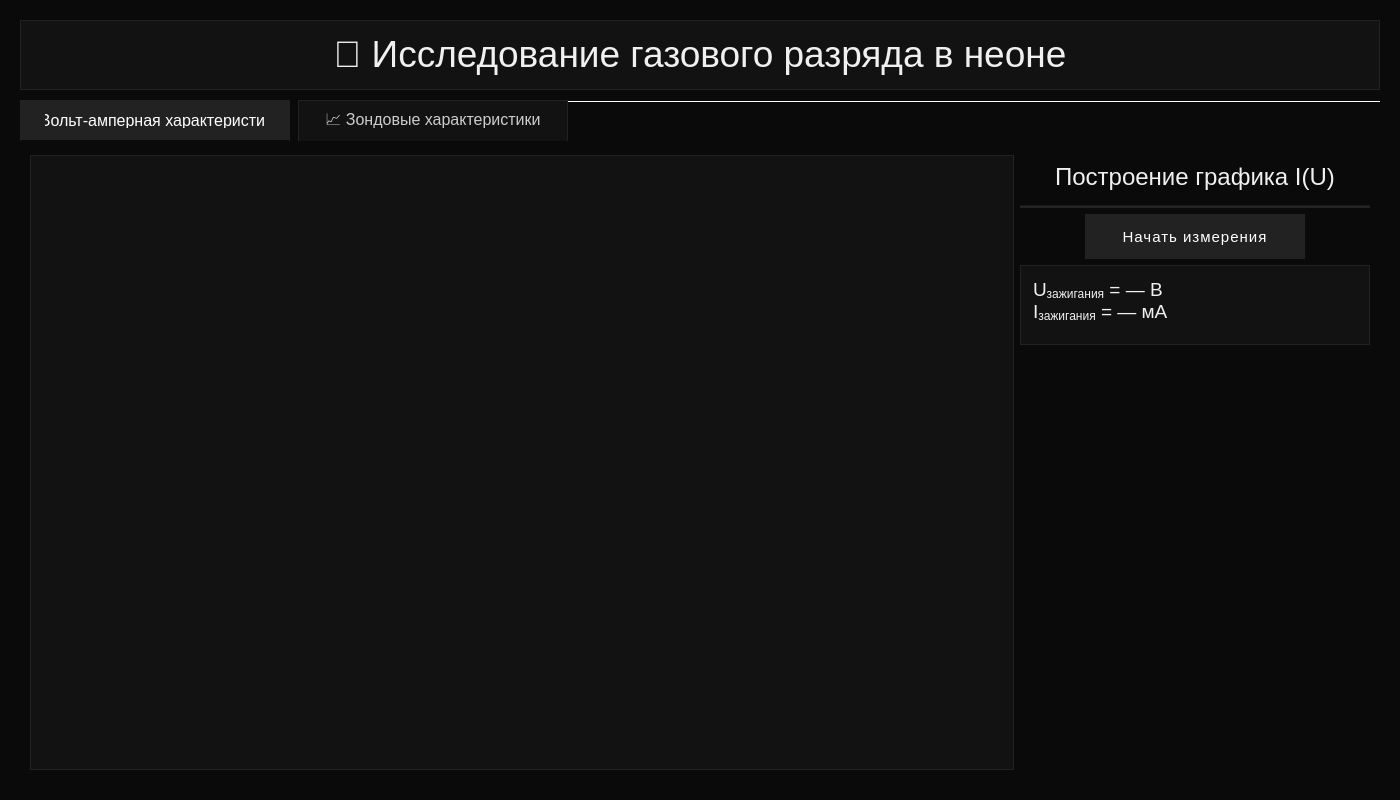
<?xml version="1.0" encoding="UTF-8"?>
<ui version="4.0">
 <class>Widget</class>
 <widget class="QWidget" name="Widget">
  <property name="geometry">
   <rect>
    <x>0</x>
    <y>0</y>
    <width>1400</width>
    <height>800</height>
   </rect>
  </property>
  <property name="windowTitle">
   <string>Лабораторная работа: Исследование газового разряда</string>
  </property>
  <property name="styleSheet">
   <string notr="true">QWidget {
    background-color: #0A0A0A;
    color: #F0F0F0;
    font-family: 'Segoe UI';
    font-size: 10pt;
}
QTextBrowser {
    background-color: #121212;
    border: 1px solid #222222;
    color: #F0F0F0;
    padding: 8px;
    font-size: 11pt;
}
QTabWidget::pane {
    border: 1px solid #222222;
    background-color: #0A0A0A;
    margin-top: 4px;
}
QTabWidget::tab-bar {
    alignment: center;
}
QTabBar::tab {
    background-color: #121212;
    border: 1px solid #222222;
    border-bottom: none;
    padding: 12px 24px;
    margin-right: 8px;
    font-size: 12pt;
    color: #CCCCCC;
    min-width: 220px;
}
QTabBar::tab:selected {
    background-color: #222222;
    color: #FFFFFF;
    font-weight: normal;
    border: 1px solid #222222;
    border-bottom: 1px solid #0A0A0A;
}
QTabBar::tab:hover {
    background-color: #1A1A1A;
}
QPushButton {
    background-color: #222222;
    color: #FFFFFF;
    border: 1px solid #222222;
    padding: 10px 20px;
    font-weight: normal;
    font-size: 11pt;
    text-transform: uppercase;
    letter-spacing: 1px;
}
QPushButton:hover {
    background-color: #333333;
}
QLabel {
    color: #F0F0F0;
    font-weight: normal;
    font-size: 12pt;
}
QDoubleSpinBox {
    background-color: #121212;
    color: #F0F0F0;
    border: 1px solid #222222;
    padding: 4px 6px;
    font-size: 12pt;
    min-height: 36px;
}
QDoubleSpinBox::up-button, QDoubleSpinBox::down-button {
    width: 18px;
    background-color: #1A1A1A;
    border-left: 1px solid #222222;
}
QDoubleSpinBox::up-button:hover, QDoubleSpinBox::down-button:hover {
    background-color: #2A2A2A;
}
QTableWidget {
    background-color: #121212;
    color: #F0F0F0;
    gridline-color: #1A1A1A;
    border: 1px solid #222222;
}
QTableWidget QHeaderView::section {
    background-color: #121212;
    color: #CCCCCC;
    padding: 6px;
    border: 1px solid #222222;
    font-weight: normal;
}
QFrame#line, QFrame#line_iu {
    background-color: #222222;
    max-height: 1px;
    min-height: 1px;
}</string>
  </property>
  <widget class="QTextBrowser" name="textBrowser">
   <property name="geometry">
    <rect>
     <x>20</x>
     <y>20</y>
     <width>1360</width>
     <height>70</height>
    </rect>
   </property>
   <property name="html">
    <string>&lt;!DOCTYPE HTML PUBLIC &quot;-//W3C//DTD HTML 4.0//EN&quot; &quot;http://www.w3.org/TR/REC-html40/strict.dtd&quot;&gt;
&lt;html&gt;&lt;head&gt;&lt;meta name=&quot;qrichtext&quot; content=&quot;1&quot; /&gt;&lt;meta charset=&quot;utf-8&quot; /&gt;&lt;style type=&quot;text/css&quot;&gt;
p, li { white-space: pre-wrap; }
hr { height: 1px; border-width: 0; }
li.unchecked::marker { content: &quot;\2610&quot;; }
li.checked::marker { content: &quot;\2612&quot;; }
&lt;/style&gt;&lt;/head&gt;&lt;body style=&quot; font-family:'Segoe UI'; font-size:10pt; font-weight:400; font-style:normal;&quot;&gt;
&lt;p align=&quot;center&quot; style=&quot; margin-top:12px; margin-bottom:12px; margin-left:0px; margin-right:0px; -qt-block-indent:0; text-indent:0px;&quot;&gt;&lt;span style=&quot; font-family:'Georgia'; font-size:28pt; font-weight:400; color:#F0F0F0;&quot;&gt;🔬 Исследование газового разряда в неоне&lt;/span&gt;&lt;/p&gt;&lt;/body&gt;&lt;/html&gt;</string>
   </property>
  </widget>

  <!-- Вкладки -->
  <widget class="QTabWidget" name="tabWidget">
   <property name="geometry">
    <rect>
     <x>20</x>
     <y>100</y>
     <width>1360</width>
     <height>680</height>
    </rect>
   </property>
   <property name="currentIndex">
    <number>0</number>
   </property>
   <property name="documentMode">
    <bool>true</bool>
   </property>

   <!-- Вкладка 1: График I(U) -->
   <widget class="QWidget" name="tab_iu">
    <attribute name="title">
     <string>⚡Вольт-амперная характеристика</string>
    </attribute>
    <layout class="QHBoxLayout" name="horizontalLayout_2">
     <!-- Левая часть: ТОЛЬКО таблица -->
     <item>
      <widget class="QTableWidget" name="table_points_iu">
       <property name="editTriggers">
        <set>QAbstractItemView::NoEditTriggers</set>
       </property>
       <property name="selectionBehavior">
        <enum>QAbstractItemView::SelectRows</enum>
       </property>
       <property name="sizePolicy">
        <sizepolicy hsizetype="Expanding" vsizetype="Expanding">
         <horstretch>0</horstretch>
         <verstretch>1</verstretch>
        </sizepolicy>
       </property>
      </widget>
     </item>

     <!-- Правая панель: управление -->
     <item>
      <layout class="QVBoxLayout" name="controlPanelLayout_IU">
       <!-- Заголовок -->
       <item>
        <widget class="QLabel" name="label_graphTitle_IU">
         <property name="text">
          <string>Построение графика I(U)</string>
         </property>
         <property name="alignment">
          <set>Qt::AlignCenter</set>
         </property>
         <property name="styleSheet">
          <string notr="true">font-size: 18pt; font-weight: normal; color: #F0F0F0; padding: 8px;</string>
         </property>
        </widget>
       </item>
       <item>
        <widget class="Line" name="line_iu">
         <property name="orientation">
          <enum>Qt::Horizontal</enum>
         </property>
        </widget>
       </item>

       <!-- Кнопка -->
       <item alignment="Qt::AlignCenter">
        <widget class="QPushButton" name="startButton_IU">
         <property name="text">
          <string>Начать измерения</string>
         </property>
         <property name="minimumSize">
          <size>
           <width>220</width>
           <height>45</height>
          </size>
         </property>
        </widget>
       </item>

       <!-- Поле U/I зажигания -->
       <item>
        <widget class="QTextBrowser" name="textBrowser_U_I_zag">
         <property name="minimumSize">
          <size>
           <width>350</width>
           <height>80</height>
          </size>
         </property>
         <property name="maximumSize">
          <size>
           <width>350</width>
           <height>80</height>
          </size>
         </property>
         <property name="styleSheet">
          <string notr="true">background-color: #121212;
border: 1px solid #222222;
color: #F0F0F0;
font-size: 14pt;
font-weight: normal;
padding: 8px;</string>
         </property>
         <property name="html">
          <string>&lt;html&gt;&lt;head/&gt;&lt;body&gt;&lt;p&gt;U&lt;sub&gt;зажигания&lt;/sub&gt; = — В&lt;br&gt;I&lt;sub&gt;зажигания&lt;/sub&gt; = — мА&lt;/p&gt;&lt;/body&gt;&lt;/html&gt;</string>
         </property>
         <property name="verticalScrollBarPolicy">
          <enum>Qt::ScrollBarAlwaysOff</enum>
         </property>
         <property name="horizontalScrollBarPolicy">
          <enum>Qt::ScrollBarAlwaysOff</enum>
         </property>
        </widget>
       </item>

       <item>
        <spacer name="verticalSpacer_IU">
         <property name="orientation">
          <enum>Qt::Vertical</enum>
         </property>
         <property name="sizeHint" stdset="0">
          <size>
           <width>20</width>
           <height>40</height>
          </size>
         </property>
        </spacer>
       </item>
      </layout>
     </item>
    </layout>
   </widget>

   <!-- Вкладка 2: ВАХ зонда -->
   <widget class="QWidget" name="tab_2">
    <attribute name="title">
     <string>📈 Зондовые характеристики</string>
    </attribute>
    <layout class="QHBoxLayout" name="horizontalLayout_tab2">
     <!-- Левая панель: таблицы -->
     <item>
      <layout class="QVBoxLayout" name="leftPanelLayout">
       <!-- Верхняя таблица -->
       <item>
        <widget class="QTableWidget" name="table_points">
         <property name="editTriggers">
          <set>QAbstractItemView::NoEditTriggers</set>
         </property>
         <property name="selectionBehavior">
          <enum>QAbstractItemView::SelectRows</enum>
         </property>
         <property name="sizePolicy">
          <sizepolicy hsizetype="Expanding" vsizetype="Expanding">
           <horstretch>0</horstretch>
           <verstretch>1</verstretch>
          </sizepolicy>
         </property>
        </widget>
       </item>

       <!-- Заполнитель -->
       <item>
        <spacer name="verticalSpacerTop">
         <property name="orientation">
          <enum>Qt::Vertical</enum>
         </property>
         <property name="sizeType">
          <enum>QSizePolicy::Expanding</enum>
         </property>
         <property name="sizeHint" stdset="0">
          <size>
           <width>20</width>
           <height>0</height>
          </size>
         </property>
        </spacer>
       </item>

       <!-- Заголовок: "Параметры плазмы" -->
       <item>
        <widget class="QLabel" name="label_probe_params">
         <property name="text">
          <string>Параметры плазмы</string>
         </property>
         <property name="alignment">
          <set>Qt::AlignCenter</set>
         </property>
         <property name="styleSheet">
          <string notr="true">font-size: 14pt; font-weight: normal; color: #F0F0F0; padding: 6px; background-color: #121212; border: 1px solid #222222;</string>
         </property>
         <property name="maximumHeight">
          <number>40</number>
         </property>
        </widget>
       </item>

       <!-- Нижняя таблица -->
       <item>
        <widget class="QTableWidget" name="table_params">
         <property name="editTriggers">
          <set>QAbstractItemView::NoEditTriggers</set>
         </property>
         <property name="selectionBehavior">
          <enum>QAbstractItemView::SelectRows</enum>
         </property>
         <property name="sizeAdjustPolicy">
          <enum>QAbstractScrollArea::AdjustToContents</enum>
         </property>
         <property name="sizePolicy">
          <sizepolicy hsizetype="Expanding" vsizetype="Minimum">
           <horstretch>0</horstretch>
           <verstretch>0</verstretch>
          </sizepolicy>
         </property>
        </widget>
       </item>
      </layout>
     </item>

     <!-- Правая панель: управление -->
     <item>
      <layout class="QVBoxLayout" name="controlPanelLayout">
       <item>
        <widget class="QLabel" name="label_graphTitle">
         <property name="text">
          <string>Построение графика I(U)
для зонда</string>
         </property>
         <property name="alignment">
          <set>Qt::AlignCenter</set>
         </property>
         <property name="styleSheet">
          <string notr="true">font-size: 18pt; font-weight: normal; color: #F0F0F0; padding: 12px 8px;</string>
         </property>
        </widget>
       </item>
       <item>
        <widget class="Line" name="line">
         <property name="orientation">
          <enum>Qt::Horizontal</enum>
         </property>
        </widget>
       </item>

       <!-- Ток разряда -->
       <item>
        <layout class="QHBoxLayout" name="layout_discharge_current">
         <item>
          <widget class="QLabel" name="label_discharge_current">
           <property name="text">
            <string>Ток разряда (мкА):</string>
           </property>
           <property name="styleSheet">
            <string notr="true">font-size: 12pt; font-weight: normal; color: #F0F0F0;</string>
           </property>
          </widget>
         </item>
         <item>
          <widget class="QDoubleSpinBox" name="spinBox_discharge_current">
           <property name="suffix">
            <string> мкА</string>
           </property>
           <property name="minimum">
            <double>-500.000000000000000</double>
           </property>
           <property name="maximum">
            <double>500.000000000000000</double>
           </property>
           <property name="value">
            <double>0.000000000000000</double>
           </property>
           <property name="singleStep">
            <double>10.000000000000000</double>
           </property>
           <property name="minimumSize">
            <size>
             <width>160</width>
             <height>36</height>
            </size>
           </property>
          </widget>
         </item>
        </layout>
       </item>

       <!-- Модуль напряжения -->
       <item>
        <layout class="QHBoxLayout" name="layout_voltage">
         <item>
          <widget class="QLabel" name="label_voltage">
           <property name="text">
            <string>Модуль напряжения (В):</string>
           </property>
           <property name="styleSheet">
            <string notr="true">font-size: 12pt; font-weight: normal; color: #F0F0F0;</string>
           </property>
          </widget>
         </item>
         <item>
          <widget class="QDoubleSpinBox" name="spinBox_voltage">
           <property name="suffix">
            <string> В</string>
           </property>
           <property name="minimum">
            <number>0</number>
           </property>
           <property name="maximum">
            <number>25</number>
           </property>
           <property name="value">
            <number>0</number>
           </property>
           <property name="singleStep">
            <number>1</number>
           </property>
           <property name="minimumSize">
            <size>
             <width>100</width>
             <height>36</height>
            </size>
           </property>
          </widget>
         </item>
        </layout>
       </item>

       <!-- Кнопка -->
       <item alignment="Qt::AlignCenter">
        <widget class="QPushButton" name="startButton">
         <property name="text">
          <string>Начать измерения</string>
         </property>
         <property name="minimumSize">
          <size>
           <width>220</width>
           <height>45</height>
          </size>
         </property>
        </widget>
       </item>

       <item>
        <spacer name="verticalSpacerRight">
         <property name="orientation">
          <enum>Qt::Vertical</enum>
         </property>
         <property name="sizeHint" stdset="0">
          <size>
           <width>20</width>
           <height>40</height>
          </size>
         </property>
        </spacer>
       </item>
      </layout>
     </item>
    </layout>
   </widget>
  </widget>
 </widget>
 <resources/>
 <connections/>
</ui>
